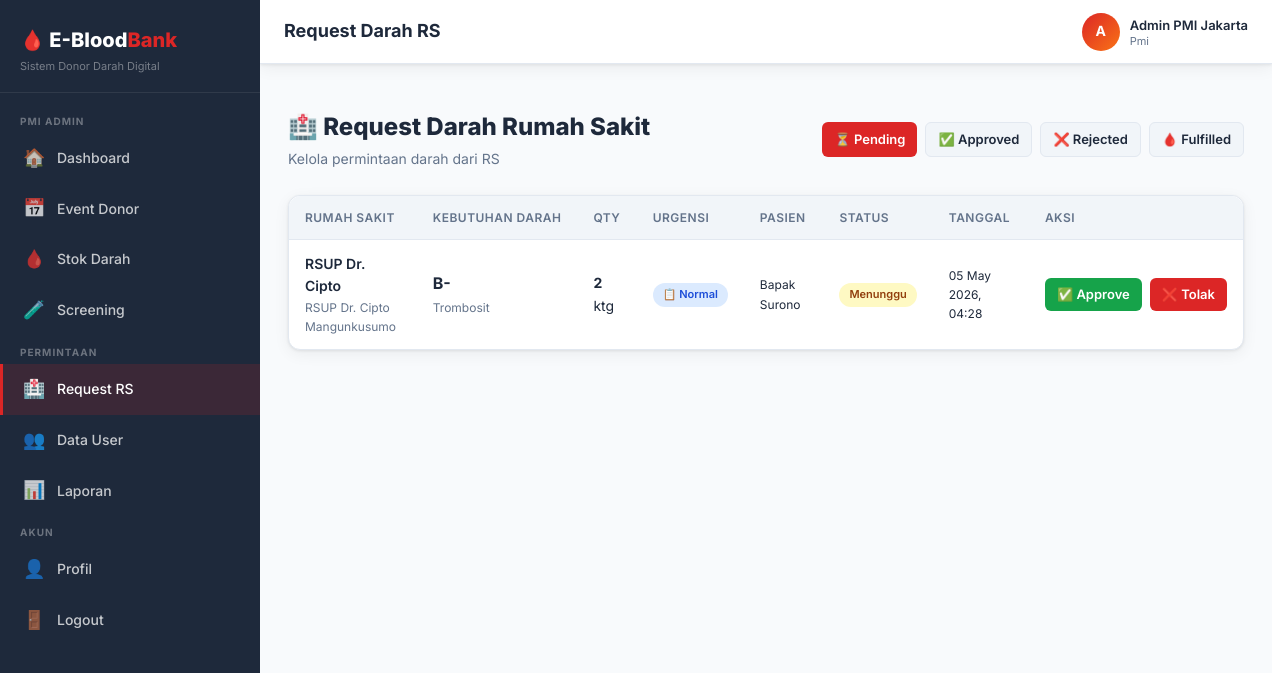
The page /index.php?page=admin_requests (signed in) on the database its author committed.
### tables this page shows
CREATE TABLE IF NOT EXISTS users (
    id INT AUTO_INCREMENT PRIMARY KEY,
    nik VARCHAR(20) UNIQUE,
    name VARCHAR(100) NOT NULL,
    email VARCHAR(100) UNIQUE NOT NULL,
    password VARCHAR(255) NOT NULL,
    role ENUM('donor', 'pmi', 'rs') NOT NULL DEFAULT 'donor',
    blood_type ENUM('A', 'B', 'AB', 'O') DEFAULT NULL,
    rhesus ENUM('+', '-') DEFAULT NULL,
    phone VARCHAR(20),
    address TEXT,
    last_donation DATE DEFAULT NULL,
    total_donations INT DEFAULT 0,
    hospital_name VARCHAR(150) DEFAULT NULL,
    is_active TINYINT(1) DEFAULT 1,
    created_at TIMESTAMP DEFAULT CURRENT_TIMESTAMP,
    updated_at TIMESTAMP DEFAULT CURRENT_TIMESTAMP ON UPDATE CURRENT_TIMESTAMP
);

CREATE TABLE IF NOT EXISTS requests (
    id INT AUTO_INCREMENT PRIMARY KEY,
    hospital_id INT NOT NULL,
    blood_type ENUM('A', 'B', 'AB', 'O') NOT NULL,
    rhesus ENUM('+', '-') NOT NULL,
    component ENUM('Whole Blood', 'PRC', 'Trombosit', 'FFP', 'WB') DEFAULT 'Whole Blood',
    quantity INT NOT NULL,
    urgency ENUM('normal', 'emergency') DEFAULT 'normal',
    status ENUM('pending', 'approved', 'rejected', 'fulfilled', 'cancelled') DEFAULT 'pending',
    patient_name VARCHAR(100),
    patient_age INT,
    diagnosis TEXT,
    notes TEXT,
    approved_by INT DEFAULT NULL,
    approved_at DATETIME DEFAULT NULL,
    created_at TIMESTAMP DEFAULT CURRENT_TIMESTAMP,
    updated_at TIMESTAMP DEFAULT CURRENT_TIMESTAMP ON UPDATE CURRENT_TIMESTAMP,
    FOREIGN KEY (hospital_id) REFERENCES users(id) ON DELETE CASCADE,
    FOREIGN KEY (approved_by) REFERENCES users(id) ON DELETE SET NULL
);

### index.php (called while the page is built, shortened)
<?php
require_once __DIR__ . '/core/auth.php';
require_once __DIR__ . '/core/helper.php';
require_once __DIR__ . '/routes.php';

### core/auth.php (called while the page is built, shortened)
<?php
require_once __DIR__ . '/helper.php';
function isLoggedIn() {
    return isset($_SESSION['user_id']);
}
function currentUser() {
    $db = getDB();
    $stmt = $db->prepare("SELECT * FROM users WHERE id = ? LIMIT 1");
    $stmt->execute([$_SESSION['user_id']]);
    return $stmt->fetch();
}
function hasRole($role) {
    return isLoggedIn() && $_SESSION['user_role'] === $role;
}

### modules/request/admin_list.php (the view, shortened to what this page needs)
<?php
$pageTitle   = 'Request Darah RS';
$page   = max(1,(int)($_GET['p']??1));
$status = sanitize($_GET['status']??'pending');
$sql    = "SELECT r.*, u.name as hospital_name, u.hospital_name as rs_name, a.name as approver_name
           FROM requests r JOIN users u ON r.hospital_id=u.id LEFT JOIN users a ON r.approved_by=a.id
           WHERE r.status=? ORDER BY r.urgency DESC, r.created_at ASC";
$result = paginateQuery($sql,[$status],$page,10);
include __DIR__.'/../../views/layouts/header.php';
?>
<div class="page-header">
  <div><h2>🏥 Request Darah Rumah Sakit</h2><p>Kelola permintaan darah dari RS</p></div>
  <div class="d-flex gap-2">
    <?php foreach(['pending'=>'⏳ Pending','approved'=>'✅ Approved','rejected'=>'❌ Rejected','fulfilled'=>'🩸 Fulfilled'] as $v=>$lbl): ?>
      <a href="?page=admin_requests&status=<?=$v?>" class="btn <?=$status===$v?'btn-primary':'btn-secondary'?> btn-sm"><?=$lbl?></a>
    <?php endforeach; ?>
  </div>
</div>
<div class="card">
  <div class="table-wrap" style="border:none">
    <table id="data-table">
      <thead><tr><th>Rumah Sakit</th><th>Kebutuhan Darah</th><th>Qty</th><th>Urgensi</th><th>Pasien</th><th>Status</th><th>Tanggal</th><th>Aksi</th></tr></thead>
      <tbody>
      <?php if(empty($result['data'])): ?>
        <tr><td colspan="8" style="text-align:center;padding:40px;color:var(--text-muted)">Tidak ada request dengan status ini</td></tr>
      <?php else: foreach($result['data'] as $r): ?>
        <tr <?=$r['urgency']==='emergency'?'style="background:#fff5f5"':''?>>
          <td>
            <div style="font-weight:600"><?=sanitize($r['hospital_name'])?></div>
            <div style="font-size:12px;color:var(--text-muted)"><?=sanitize($r['rs_name']??'')?></div>
          </td>
          <td><strong style="font-size:16px"><?=$r['blood_type'].$r['rhesus']?></strong><br><span style="font-size:12px;color:var(--text-muted)"><?=$r['component']?></span></td>
          <td><strong><?=$r['quantity']?></strong> ktg</td>
          <td><?=getUrgencyBadge($r['urgency'])?></td>
          <td style="font-size:12px"><?=sanitize($r['patient_name']??'-')?></td>
          <td><?=getStatusBadge($r['status'])?></td>
          <td style="font-size:12px"><?=formatDateTime($r['created_at'])?></td>
          <td>
            <?php if($r['status']==='pending'): ?>
              <div class="d-flex gap-2">
                <a href="/ebloodbank/index.php?page=request_approve&id=<?=$r['id']?>" class="btn btn-success btn-sm" data-confirm="Setujui request ini dan kurangi stok?">✅ Approve</a>
                <a href="/ebloodbank/index.php?page=request_reject&id=<?=$r['id']?>" class="btn btn-danger btn-sm" data-confirm="Tolak request ini?">❌ Tolak</a>
              </div>
            <?php elseif($r['status']==='approved'): ?>
              <a href="/ebloodbank/index.php?page=request_approve&id=<?=$r['id']?>&fulfill=1" class="btn btn-info btn-sm" data-confirm="Tandai sudah diserahkan?">🩸 Fulfilled</a>
            <?php else: ?>
              <?php if($r['approver_name']): ?><span style="font-size:12px;color:var(--text-muted)">oleh <?=sanitize($r['approver_name'])?></span><?php endif; ?>
            <?php endif; ?>
          </td>
        </tr>
      <?php endforeach; endif; ?>
      </tbody>
    </table>
  </div>
</div>
<?php include __DIR__.'/../../views/layouts/footer.php'; ?>

### views/layouts/header.php (shortened to what this page needs)
<?php
$user = currentUser();
$currentPage = $_GET['page'] ?? 'dashboard';
function navItem($icon, $label, $page, $currentPage) {
    $active = $currentPage === $page ? 'active' : '';
    return "<a class='nav-item $active' href='/ebloodbank/index.php?page=$page'>
        <span class='nav-icon'>$icon</span> $label
    </a>";
}
?>
<!DOCTYPE html>
<html lang="id">
<head>
<link rel="stylesheet" href="/ebloodbank/public/css/style.css">
</head>
<body>
<div class="app-layout">
<aside class="sidebar" id="sidebar">
  <div class="sidebar-logo">
    <h2>🩸 E-Blood<span>Bank</span></h2>
    <p>Sistem Donor Darah Digital</p>
  </div>
  <nav class="sidebar-nav">
  <?php if (hasRole('donor')): ?>
    <div class="nav-section">Donor</div>
    <?= navItem('🏠', 'Dashboard', 'dashboard', $currentPage) ?>
    <?= navItem('📅', 'Event Donor', 'events', $currentPage) ?>
    <?= navItem('🎫', 'Booking Saya', 'my_bookings', $currentPage) ?>
    <?= navItem('📋', 'Riwayat Donor', 'history', $currentPage) ?>
    <?= navItem('👤', 'Profil', 'profile', $currentPage) ?>
  <?php elseif (hasRole('pmi')): ?>
    <div class="nav-section">PMI Admin</div>
    <?= navItem('🏠', 'Dashboard', 'admin_dashboard', $currentPage) ?>
    <?= navItem('📅', 'Event Donor', 'admin_events', $currentPage) ?>
    <?= navItem('🩸', 'Stok Darah', 'admin_stock', $currentPage) ?>
    <?= navItem('🧪', 'Screening', 'admin_screening', $currentPage) ?>
    <div class="nav-section">Permintaan</div>
    <?= navItem('🏥', 'Request RS', 'admin_requests', $currentPage) ?>
    <?= navItem('👥', 'Data User', 'admin_users', $currentPage) ?>
    <?= navItem('📊', 'Laporan', 'reports', $currentPage) ?>
  <?php endif; ?>
    <div class="nav-section" style="margin-top:auto">Akun</div>
    <?= navItem('👤', 'Profil', 'profile', $currentPage) ?>
    <a class="nav-item" href="/ebloodbank/index.php?page=logout" data-confirm="Yakin mau logout?">
      <span class="nav-icon">🚪</span> Logout
    </a>
  </nav>
</aside>
<div class="main-content">
  <header class="topbar">
    <div class="d-flex align-center gap-3">
      <div class="topbar-left">
        <h1><?= $pageTitle ?? 'Dashboard' ?></h1>
      </div>
    </div>
    <div class="topbar-right">
      <div class="topbar-user">
        <div class="user-avatar"><?= strtoupper(substr($user['name'] ?? 'U', 0, 1)) ?></div>
        <div class="user-info">
          <strong><?= sanitize($user['name'] ?? '') ?></strong>
          <span><?= ucfirst($user['role'] ?? '') ?></span>
        </div>
      </div>
    </div>
  </header>
  <main class="page-body">

### core/helper.php (shortened to what this page needs)
<?php
function sanitize($input) {
    return htmlspecialchars(strip_tags(trim($input)), ENT_QUOTES, 'UTF-8');
}
function formatDateTime($dt) {
    return (new DateTime($dt))->format('d M Y, H:i');
}
function getUrgencyBadge($urgency) {
    return $urgency === 'emergency'
        ? "<span class='badge badge-danger'>🚨 Emergency</span>"
        : "<span class='badge badge-info'>📋 Normal</span>";
}
function getStatusBadge($status) {
    $map = [
        'pending'   => ['label' => 'Menunggu',   'class' => 'badge-warning'],
        'approved'  => ['label' => 'Disetujui',  'class' => 'badge-success'],
        'rejected'  => ['label' => 'Ditolak',    'class' => 'badge-danger'],
        'fulfilled' => ['label' => 'Terpenuhi',  'class' => 'badge-success'],
        'cancelled' => ['label' => 'Dibatalkan', 'class' => 'badge-secondary'],
        'confirmed' => ['label' => 'Dikonfirmasi','class' => 'badge-info'],
        'screened'  => ['label' => 'Screening',  'class' => 'badge-primary'],
        'donated'   => ['label' => 'Selesai Donor','class' => 'badge-success'],
        'failed'    => ['label' => 'Gagal',      'class' => 'badge-danger'],
        'active'    => ['label' => 'Aktif',      'class' => 'badge-success'],
        'completed' => ['label' => 'Selesai',    'class' => 'badge-secondary'],
        'pass'      => ['label' => 'Lolos',      'class' => 'badge-success'],
        'fail'      => ['label' => 'Tidak Lolos','class' => 'badge-danger'],
    ];
    $info = $map[$status] ?? ['label' => $status, 'class' => 'badge-secondary'];
    return "<span class='badge {$info['class']}'>{$info['label']}</span>";
}
function paginateQuery($sql, $params, $page, $perPage = 10) {
    $db = getDB();
    $countSql = "SELECT COUNT(*) FROM ($sql) AS t";
    $countStmt = $db->prepare($countSql);
    $countStmt->execute($params);
    $total = (int)$countStmt->fetchColumn();
    $totalPages = max(1, ceil($total / $perPage));
    $page = max(1, min($page, $totalPages));
    $offset = ($page - 1) * $perPage;
    $stmt = $db->prepare("$sql LIMIT $perPage OFFSET $offset");
    $stmt->execute($params);
    return [
        'data'       => $stmt->fetchAll(),
        'total'      => $total,
        'page'       => $page,
        'perPage'    => $perPage,
        'totalPages' => $totalPages,
    ];
}

### public/css/style.css (style rules this page uses)
:root { --primary: #dc2626; --primary-dark: #991b1b; --primary-light: #fef2f2; --secondary: #1e293b; --accent: #f97316; --success: #16a34a; --warning: #d97706; --danger: #dc2626; --info: #0284c7; --bg: #f8fafc; --bg-dark: #0f172a; --surface: #ffffff; --surface2: #f1f5f9; --border: #e2e8f0; --text: #1e293b; --text-muted: #64748b; --sidebar-w: 260px; --header-h: 64px; --radius: 12px; --shadow: 0 1px 3px rgba(0,0,0,.08), 0 4px 16px rgba(0,0,0,.06); --shadow-lg: 0 10px 40px rgba(0,0,0,.12); }
*,*::before,*::after { box-sizing:border-box;margin:0;padding:0 }
html { scroll-behavior:smooth }
body { font-family:'Inter',sans-serif;background:var(--bg);color:var(--text);line-height:1.6;font-size:15px }
a { color:inherit;text-decoration:none }
.app-layout { display:flex;min-height:100vh }
.sidebar { width:var(--sidebar-w);background:var(--secondary);color:#fff;position:fixed;top:0;left:0;height:100vh;overflow-y:auto;z-index:100;transition:.3s }
.main-content { margin-left:var(--sidebar-w);flex:1;display:flex;flex-direction:column;min-height:100vh }
.topbar { height:var(--header-h);background:var(--surface);border-bottom:1px solid var(--border);display:flex;align-items:center;padding:0 24px;justify-content:space-between;position:sticky;top:0;z-index:50;box-shadow:var(--shadow) }
.page-body { padding:28px;flex:1 }
.sidebar-logo { padding:24px 20px 16px;border-bottom:1px solid rgba(255,255,255,.08) }
.sidebar-logo h2 { font-size:20px;font-weight:800;color:#fff }
.sidebar-logo h2 span { color:var(--primary) }
.sidebar-logo p { font-size:11px;color:rgba(255,255,255,.4);margin-top:2px }
.sidebar-nav { padding:12px 0 }
.nav-section { padding:8px 20px 4px;font-size:10px;font-weight:700;text-transform:uppercase;letter-spacing:.1em;color:rgba(255,255,255,.35) }
.nav-item { display:flex;align-items:center;gap:12px;padding:11px 20px;color:rgba(255,255,255,.75);transition:.2s;cursor:pointer;border-left:3px solid transparent;font-size:14px;font-weight:500 }
.nav-item.active { background:rgba(220,38,38,.15);color:#fff;border-left-color:var(--primary) }
.nav-item .nav-icon { font-size:18px;width:22px;text-align:center }
.topbar-left h1 { font-size:18px;font-weight:700;color:var(--text) }
.topbar-right { display:flex;align-items:center;gap:16px }
.topbar-user { display:flex;align-items:center;gap:10px }
.user-avatar { width:38px;height:38px;border-radius:50%;background:linear-gradient(135deg,var(--primary),var(--accent));display:flex;align-items:center;justify-content:center;color:#fff;font-weight:700;font-size:14px }
.user-info { line-height:1.3 }
.user-info strong { font-size:13px;font-weight:600 }
.user-info span { font-size:11px;color:var(--text-muted);display:block }
.card { background:var(--surface);border-radius:var(--radius);box-shadow:var(--shadow);border:1px solid var(--border) }
.table-wrap { overflow-x:auto;border-radius:var(--radius);border:1px solid var(--border) }
table { width:100%;border-collapse:collapse;font-size:14px }
thead { background:var(--surface2) }
th { padding:12px 16px;text-align:left;font-weight:600;font-size:12px;text-transform:uppercase;letter-spacing:.04em;color:var(--text-muted);white-space:nowrap }
td { padding:13px 16px;border-top:1px solid var(--border);vertical-align:middle }
.badge { display:inline-flex;align-items:center;padding:3px 10px;border-radius:999px;font-size:11px;font-weight:600;white-space:nowrap }
.badge-warning { background:#fef9c3;color:#92400e }
.badge-info { background:#dbeafe;color:#1d4ed8 }
.btn { display:inline-flex;align-items:center;gap:8px;padding:10px 18px;border-radius:8px;border:none;cursor:pointer;font-weight:600;font-size:14px;transition:.2s;white-space:nowrap }
.btn-primary { background:var(--primary);color:#fff }
.btn-success { background:var(--success);color:#fff }
.btn-danger { background:var(--danger);color:#fff }
.btn-secondary { background:var(--surface2);color:var(--text);border:1px solid var(--border) }
.btn-sm { padding:6px 12px;font-size:13px;border-radius:6px }
.page-header { display:flex;align-items:center;justify-content:space-between;margin-bottom:24px }
.page-header h2 { font-size:24px;font-weight:800 }
.page-header p { font-size:14px;color:var(--text-muted);margin-top:2px }
.d-flex { display:flex }
.gap-2 { gap:8px }
.gap-3 { gap:12px }
.align-center { align-items:center }

### rows shown on the page
users: name "A", name "Admin PMI Jakarta", role "Pmi"
requests: hospital.name "RSUP Dr. Cipto", hospital.hospital_name "RSUP Dr. Cipto Mangunkusumo", blood_type "B", rhesus "-", component "Trombosit", quantity "2", urgency "📋 Normal", patient_name "Bapak Surono", status "Menunggu", created_at "05 May 2026, 04:28"

### other values the page prints
$icon "🏠 📅 🩸 🧪 🏥 👥 📊 👤"
$label "Dashboard Event Donor Stok Darah Screening Request RS Data User Laporan Profil"
$pageTitle "Request Darah RS"
$lbl "⏳ Pending"
$lbl "✅ Approved"
$lbl "❌ Rejected"
$lbl "🩸 Fulfilled"
